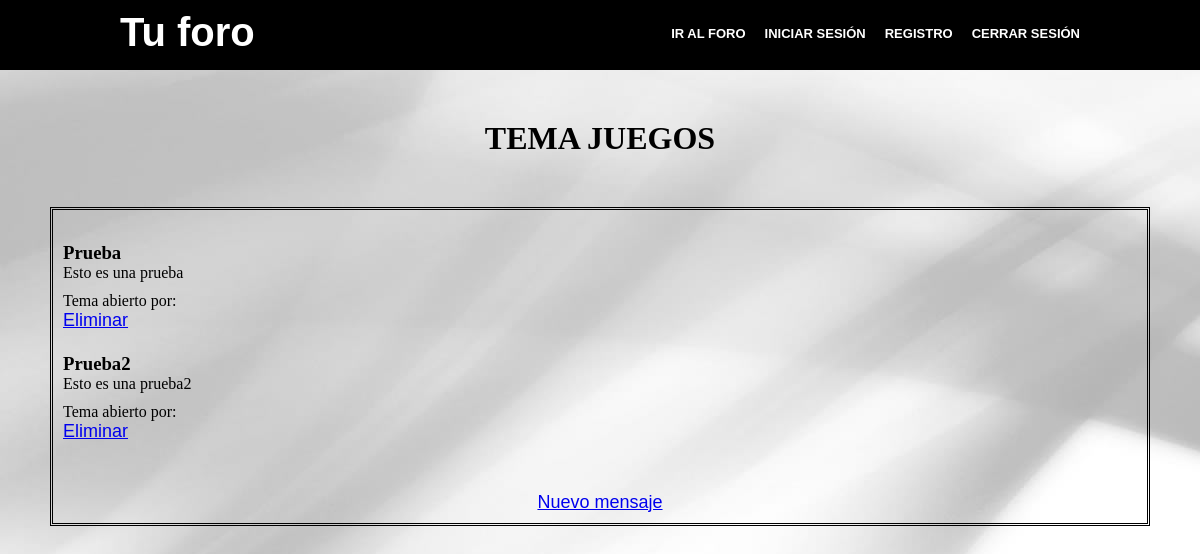
The page /temaJuegos.php on the database as committed earlier.
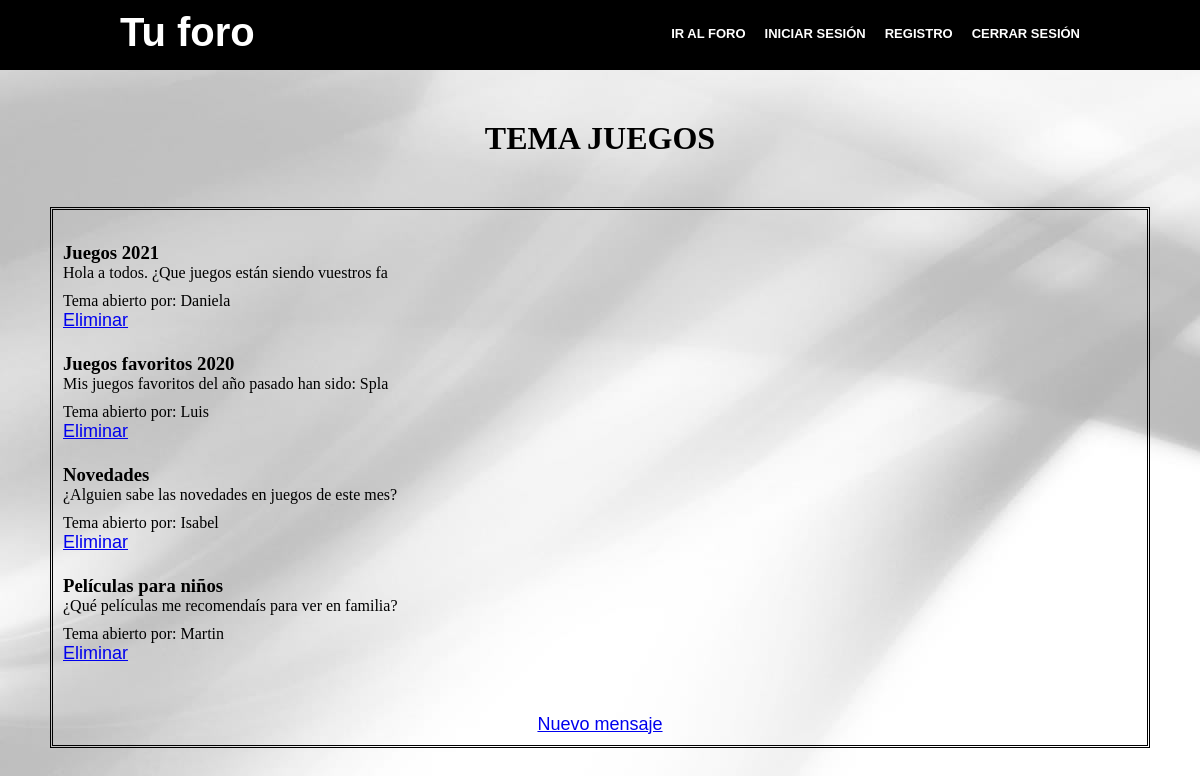
The same page on the database as committed later.
### tables this page shows
CREATE TABLE `mensaje` (
  `id_mensaje` int(11) NOT NULL,
  `titulo` varchar(30) NOT NULL,
  `mensaje` varchar(50) NOT NULL,
  `id_usuario` int(11) NOT NULL,
  `id_tema` int(11) NOT NULL
);

CREATE TABLE `usuario` (
  `id_usuario` int(2) NOT NULL,
  `nombre` varchar(15) NOT NULL,
  `password` varchar(10) NOT NULL,
  `email` varchar(25) NOT NULL
);

### temaJuegos.php (the view, shortened to what this page needs)
<!DOCTYPE html>
<html lang="es">
<head>
    <link href="css/estiloindex.css" rel="stylesheet" type="text/css" />
</head>
<body>
<header>
    <?php
    include 'header.php';
    ?>
</header>
<body>
<h1 style="text-align: center; margin-top: 50px">TEMA JUEGOS</h1>
<?php
include "model/conexion.php";
try{
    $sentencia = $bd->prepare('SELECT u.nombre, id_mensaje, u.id_usuario, titulo, mensaje  FROM mensaje m
    INNER JOIN usuario u on m.id_usuario = u.id_usuario  WHERE id_tema = "2"');
    $sentencia->execute();
    } catch (PDOException $e) {
    echo "ERROR: " . $e->getMessage();
}
echo '<div style="padding: 10px; margin: 50px; margin-bottom: 150px; border-style: double">';
   while($resultado = $sentencia->fetchAll(PDO::FETCH_ASSOC)){
       foreach ($resultado as $mensaje){
           echo '<h3><br>' . $mensaje['titulo'] . '</h3>';
           echo $mensaje['mensaje'] . '<br>';
           echo '<div style="margin-top: 10px">';
           echo 'Tema abierto por: ' . $mensaje['nombre'] .  '</h3><br>';
           echo '<a href="eliminarMensaje.php?id_mensaje=' . $mensaje['id_mensaje'] . '&id_usuario=' . $mensaje['id_usuario'] .'">Eliminar</a>';
       }
   }
?>
<p style="margin-top: 50px" align="center"><a href="nuevoMensajeJuegos.php">Nuevo mensaje</a></p>
</body>
</html>

Rows that differ between the two databases and show on the page:
no longer on this page (row edited): mensaje: titulo "Prueba2", mensaje "Esto es una prueba2"
no longer on this page (row edited): mensaje: titulo "Prueba", mensaje "Esto es una prueba"
added mensaje: titulo "Películas para niños", mensaje "¿Qué películas me recomendaís para ver en familia?", id_usuario.nombre "Martin"
added mensaje: titulo "Juegos 2021", mensaje "Hola a todos. ¿Que juegos están siendo vuestros fa", id_usuario.nombre "Daniela"
added mensaje: titulo "Juegos favoritos 2020", mensaje "Mis juegos favoritos del año pasado han sido: Spla", id_usuario.nombre "Luis"
added mensaje: titulo "Novedades", mensaje "¿Alguien sabe las novedades en juegos de este mes?", id_usuario.nombre "Isabel"
